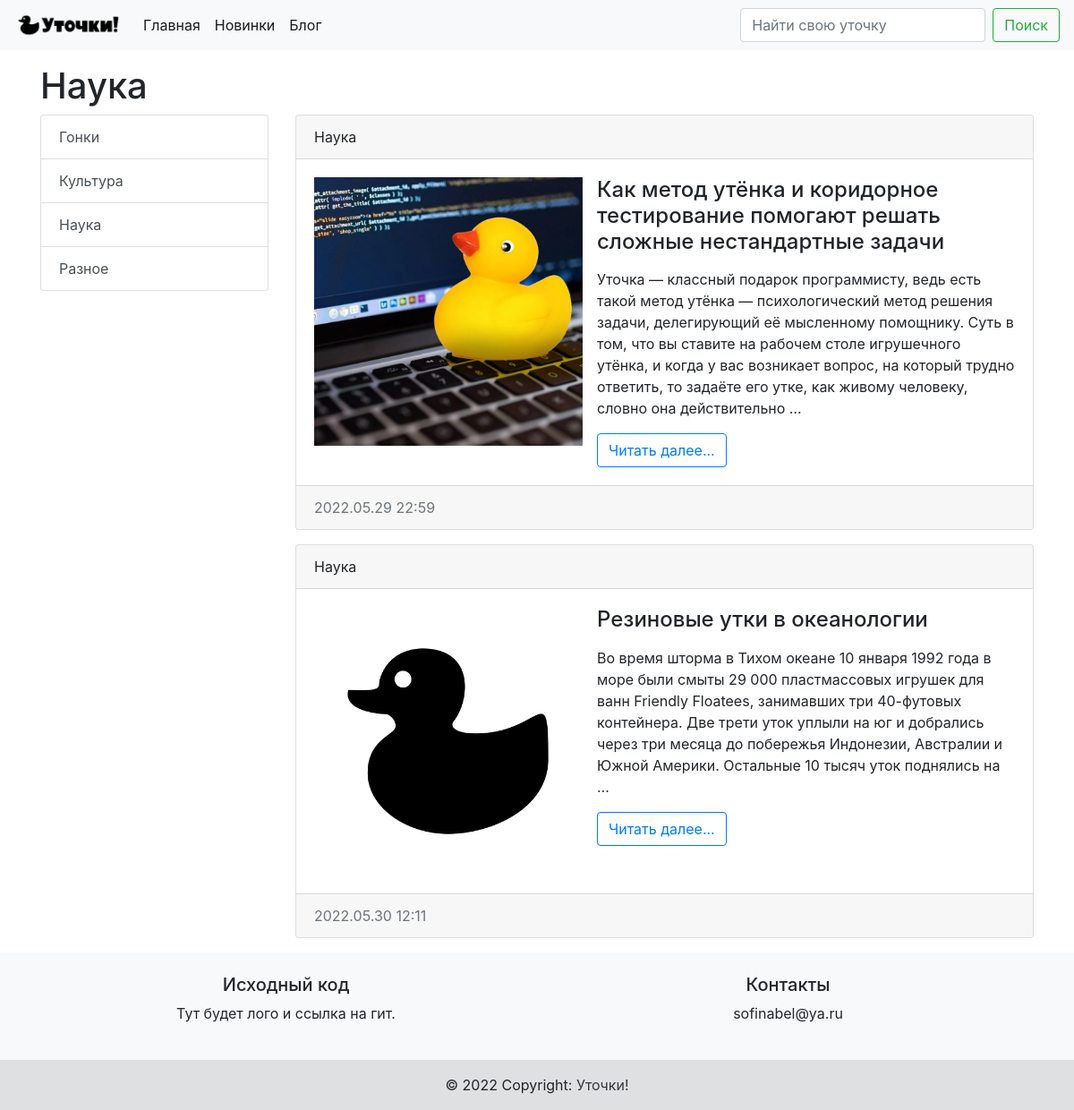
Screenshot of /blog/category/1/ with the database file from the repository.
### blog/models.py (models this page shows, shortened)
class Category(models.Model):
    title = models.CharField(max_length=100, verbose_name='Название категории', db_index=True)
    def __str__(self):
        return self.title
    class Meta:
        verbose_name = 'Категория'
        verbose_name_plural = 'Категории'
        ordering = ['title']

class Article(models.Model):
    title = models.CharField(max_length=100, verbose_name='Заголовок')
    content = models.TextField(blank=True, verbose_name='Текст')
    created_at = models.DateTimeField(auto_now_add=True, verbose_name='Опубликовано в')
    updated_at = models.DateTimeField(auto_now=True, verbose_name='Обновлено в')
    photo = models.ImageField(upload_to='photos/%Y/%m/%d', verbose_name='Фото', blank=True)
    is_published = models.BooleanField(default=True, verbose_name='Опубликовано')
    category = models.ForeignKey('Category', on_delete=models.PROTECT, null=True, blank=True, verbose_name='Категория')
    def get_absolute_url(self):
        return reverse('view_articles', kwargs={"article_id": self.pk})
    class Meta:
        verbose_name = 'Статья'
        verbose_name_plural = 'Статьи'

### blog/views.py (the view)
# urls.py: path('category/<int:category_id>/', get_category, name='category'),
def get_category(request, category_id):
    articles = Article.objects.filter(category_id=category_id)
    category = Category.objects.get(pk=category_id)
    return render(request, 'blog/category.html',
                  {'articles': articles, 'title': category.title, 'category': category})

### blog/templatetags/blog_tags.py (called while the page is built)
@register.simple_tag()
def get_categories():
    return Category.objects.all()

### blog/templates/blog/category.html (shortened to what this page needs)
{% extends 'base.html' %}
{% block sidebar %}
{% include 'inc/_sidebar.html'%}
{% endblock %}
{% block content %}
    {% for item in articles %}
    <div class="card mb-3">
        <div class="card-header">
            {{ item.category }}
        </div>
        <div class="card-body">
            <div class="media">
                {% if item.photo %}
                <img src="{{ item.photo.url }}" width="300" class="mr-3">
                {% else %}
                <img src="/media/logo.png" width="300" class="mr-3">
                {% endif %}
                <div class="media-body">
                    <h4 class="card-title">{{ item.title }}</h4>
                    <p class="card-text">{{ item.content|safe|linebreaks|truncatewords:50 }}</p>
                    <a href="{{ item.get_absolute_url }}" class="btn btn-outline-primary">Читать далее...</a>
                </div>
            </div>
        </div>
        <div class="card-footer text-muted">
            {{ item.created_at |date:'Y.m.d H:i'}}
        </div>
    </div>
    {% endfor %}
{% endblock %}

### templates/base.html (shortened to what this page needs)
<!doctype html>
<html lang="en">
<head>
    <link rel="stylesheet" href="https://cdn.jsdelivr.net/npm/bootstrap@4.6.1/dist/css/bootstrap.min.css"
>
</head>
<body>
{% include 'inc/_nav.html' %}
<div class="container mt-3">
    <h1>{{ title }}</h1>
    <div class="row">
        <div class="col-md-3">
            {% block sidebar %}{% endblock %}
        </div>
        <div class="col-md-9">
            {% block content %}{% endblock %}
        </div>
    </div>
</div>
{% include 'inc/_footer.html' %}
</body>
</html>

### templates/inc/_sidebar.html
{% load blog_tags %}
<div class="list-group">
    {% get_categories as categories %}
    {% for item in categories %}
    <a href="/blog/category/{{ item.pk }}" class="list-group-item list-group-item-action">{{ item.title }}</a>
    {% endfor %}
</div>

### rows the page displays
Category: title "Наука"
Category: title "Гонки"
Category: title "Культура"
Category: title "Разное"
Article: category "Наука", photo (picture), title "Как метод утёнка и коридорное тестирование помогают решать сложные нестандартные задачи", content "Уточка — классный подарок программисту, ведь есть такой метод утёнка — психологический метод решения задачи, делегирующий её мысленному помощнику. Суть в том, что вы ставите на рабочем столе игрушечного утёнка, и когда у вас возникает вопрос, на который трудно ответить, то задаёте его утке, как живому человеку, словно она действительно …", created_at "2022.05.29 22:59"
Article: category "Наука", title "Резиновые утки в океанологии", content "Во время шторма в Тихом океане 10 января 1992 года в море были смыты 29 000 пластмассовых игрушек для ванн Friendly Floatees, занимавших три 40-футовых контейнера. Две трети уток уплыли на юг и добрались через три месяца до побережья Индонезии, Австралии и Южной Америки. Остальные 10 тысяч уток поднялись на …", created_at "2022.05.30 12:11"
